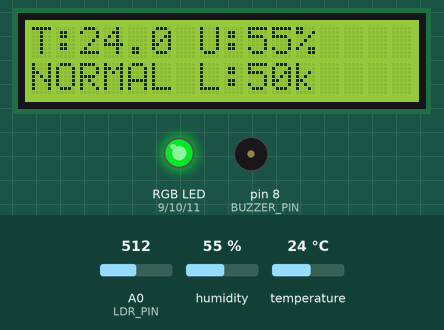
This sketch was run on a simulated Arduino Uno, built with avr-gcc and run on an emulated ATmega328P. On the bench: 16×2 character LCD, an RGB LED mixed from three pins (HIGH = lit), buzzer (waves = sounding). Inputs (shaded band) come from the test bench; at power-on: humidity 55 %, temperature 24 °C, A0 (LDR_PIN) = 512. Dim RGB values are drawn brighter than linear; what the sketch prints to the serial monitor is not drawn.

Above: at 3.2 s.
3.3 s: humidity set to 83 %
At 7.6 s:
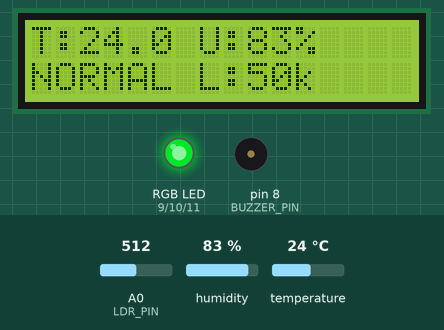
8.9 s: humidity set to 86 %
At 13.5 s:
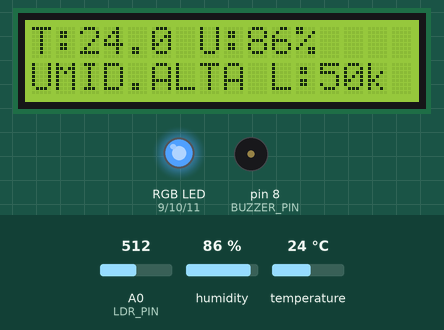
18.9 s: temperature set to 34.2 °C
At 23.2 s:
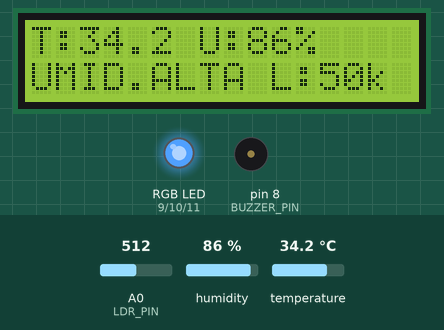
24.5 s: temperature set to 35.4 °C
At 28.6 s:
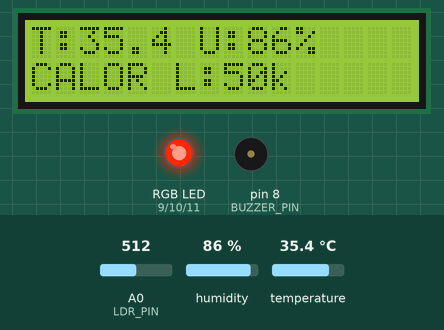
34.0 s: A0 (LDR_PIN) set to 716
At 39.0 s:
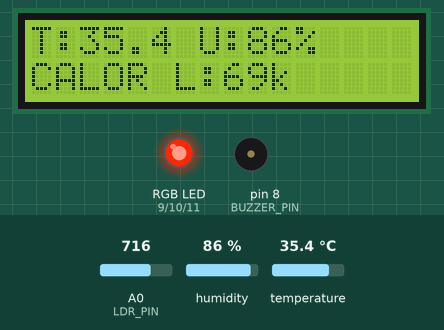
39.6 s: A0 (LDR_PIN) set to 900
At 43.0 s:
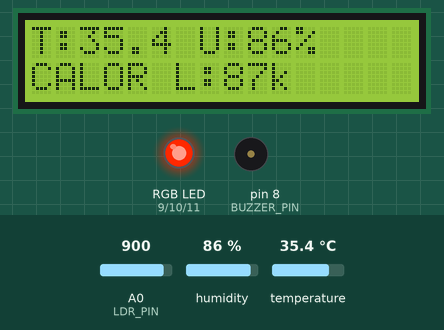
Timing chart, 0 to 44.5 s (numbered marks = the images above; inputs shaded):
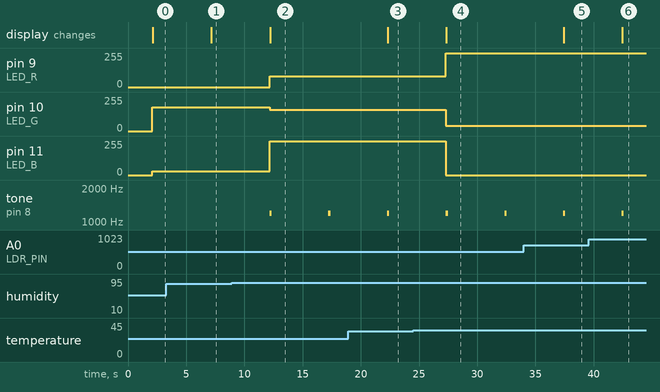

Measured:
- the behaviour switches between 84 and 85 % on humidity (found by bisection; images 1 and 2)
- the behaviour switches between 34.9 and 35 °C on temperature (found by bisection; images 3 and 4)
- after the input at 3.3 s, the display: changes after 3.9 s (image 1)
- after the input at 8.9 s, pin 9 (LED_R): 0/255 → 80/255 after 3.3 s; pin 10 (LED_G): 180/255 → 160/255 after 3.3 s; pin 11 (LED_B): 30/255 → 255/255 after 3.3 s; tone on pin 8 (BUZZER_PIN): alternates 1200 Hz for 0.18 s and silent for 4.9 s, starting after 3.3 s; the display: changes after 3.3 s (image 2)
- after the input at 18.9 s, the display: changes after 3.4 s (image 3)
- after the input at 24.5 s, pin 9 (LED_R): 80/255 → 255/255 after 2.8 s; pin 10 (LED_G): 160/255 → 40/255 after 2.8 s; pin 11 (LED_B): 255/255 → 0/255 after 2.8 s; the display: changes after 2.8 s (image 4)
- after the input at 34.0 s, the display: changes after 3.4 s (image 5)
- after the input at 39.6 s, the display: changes after 2.9 s (image 6)

The sketch:

sketch.ino
```cpp
/*
  AgroSat - Estacao de Monitoramento Agricola
  Global Solution FIAP 2026 - Edge Computing & Computer Systems

  Sensores:
  - DHT22: temperatura e umidade do ar
  - LDR: luminosidade solar
  Atuadores:
  - LCD 16x2 I2C: status em campo
  - LED RGB: alerta visual
  - Buzzer: alerta sonoro
*/

#include <Wire.h>
#include <LiquidCrystal_I2C.h>
#include "DHT.h"

#define DHTPIN 2
#define DHTTYPE DHT22

const int LDR_PIN = A0;
const int BUZZER_PIN = 8;
const int LED_R = 9;
const int LED_G = 10;
const int LED_B = 11;

const float TEMP_GEADA = 4.0;
const float TEMP_CALOR = 35.0;
const float UMIDADE_SECA = 35.0;
const float UMIDADE_ALTA = 85.0;
const long LUX_FORTE = 80000;

DHT dht(DHTPIN, DHTTYPE);
LiquidCrystal_I2C lcd(0x27, 16, 2);

void setLed(int red, int green, int blue) {
  analogWrite(LED_R, red);
  analogWrite(LED_G, green);
  analogWrite(LED_B, blue);
}

long estimarLux(int leituraAnalogica) {
  return map(leituraAnalogica, 0, 1023, 0, 100000);
}

float estimarNdviProxy(long lux) {
  float ndvi = lux / 100000.0;
  return constrain(ndvi, 0.0, 1.0);
}

String classificarRisco(float temperatura, float umidade, long lux) {
  if (temperatura <= TEMP_GEADA) return "GEADA";
  if (temperatura >= TEMP_CALOR) return "CALOR";
  if (umidade <= UMIDADE_SECA && lux >= LUX_FORTE) return "SECA";
  if (umidade >= UMIDADE_ALTA) return "UMID.ALTA";
  return "NORMAL";
}

void aplicarAlerta(String risco) {
  if (risco == "NORMAL") {
    setLed(0, 180, 30);
    noTone(BUZZER_PIN);
    return;
  }

  if (risco == "GEADA") setLed(0, 80, 255);
  if (risco == "CALOR") setLed(255, 40, 0);
  if (risco == "SECA") setLed(255, 170, 0);
  if (risco == "UMID.ALTA") setLed(80, 160, 255);

  tone(BUZZER_PIN, 1200, 180);
}

void mostrarNoLcd(float temperatura, float umidade, long lux, String risco) {
  lcd.clear();
  lcd.setCursor(0, 0);
  lcd.print("T:");
  lcd.print(temperatura, 1);
  lcd.print(" U:");
  lcd.print(umidade, 0);
  lcd.print("%");

  lcd.setCursor(0, 1);
  lcd.print(risco);
  lcd.print(" L:");
  lcd.print(lux / 1000);
  lcd.print("k");
}

void setup() {
  Serial.begin(9600);
  dht.begin();
  lcd.init();
  lcd.backlight();

  pinMode(BUZZER_PIN, OUTPUT);
  pinMode(LED_R, OUTPUT);
  pinMode(LED_G, OUTPUT);
  pinMode(LED_B, OUTPUT);

  lcd.setCursor(0, 0);
  lcd.print("AgroSat online");
  lcd.setCursor(0, 1);
  lcd.print("Edge + satelite");
  delay(2000);
}

void loop() {
  float temperatura = dht.readTemperature();
  float umidade = dht.readHumidity();
  int leituraLdr = analogRead(LDR_PIN);
  long lux = estimarLux(leituraLdr);
  float ndviProxy = estimarNdviProxy(lux);

  if (isnan(temperatura) || isnan(umidade)) {
    lcd.clear();
    lcd.print("Erro no DHT22");
    setLed(255, 0, 0);
    tone(BUZZER_PIN, 600, 250);
    delay(2000);
    return;
  }

  String risco = classificarRisco(temperatura, umidade, lux);
  aplicarAlerta(risco);
  mostrarNoLcd(temperatura, umidade, lux, risco);

  Serial.print("temp=");
  Serial.print(temperatura);
  Serial.print("C, umidade=");
  Serial.print(umidade);
  Serial.print("%, lux=");
  Serial.print(lux);
  Serial.print(", ndvi_proxy=");
  Serial.print(ndviProxy, 2);
  Serial.print(", risco=");
  Serial.println(risco);

  delay(5000);
}
```
